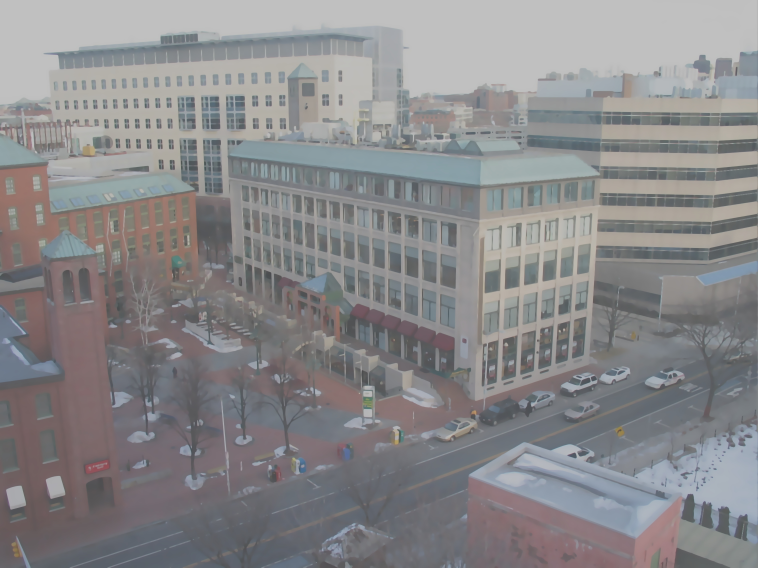
%> input picture low_contrast.jpg, 2272 x 1704 px (shown at 1/3 size)
$ octave main2.m   (GNU Octave 9; MATLAB toolbox functions it lacks are replaced by stand-ins)
%> lines starting %> are read from the running program, lines starting %| are printed output that depends on the picture
### hist2image.m

function out_RGB=hist2image(temp,M,N,b,w,alpha,I)
mu=alpha;

[Y,U,V] = rgb2yuv(I(:,:,1),I(:,:,2),I(:,:,3));
Yn = double(Y);
temp=0;

% extract an input histogram vector h
h = zeros(256,1);
for j=1:M
    for i=1:N
        temp = Yn(j,i) + 1;
        h(temp,1) = h(temp,1) + 1;
    end
end
clear temp
mu=[2];
m = LHM(h, mu);
% Convex optimization
D = inv(tril(ones(256,256)));
[y, ~, ~] = histmodification(m, h, 1); x = D\y;
% write output image
out_Y= zeros(M,N);
for j=1:M
    for i=1:N
        out_Y(j,i) = round(x(Yn(j,i)+1));
    end
end

out_RGB = yuv2rgb(uint8(out_Y),U,V);
mm=0.01*(b/2*w);
out_RGB=out_RGB*mm;

### rgb2yuv.m
function [ Y, U, V ] = rgb2yuv( R, G, B )

T = [0.2126 0.7152 0.0722; -0.1146 -0.3854 0.5; 0.5 -0.4542 -0.0468];

R = double(R);
G = double(G);
B = double(B);

Y = T(1,1) * R + T(1,2) * G + T(1,3) * B;
U = T(2,1) * R + T(2,2) * G + T(2,3) * B + 128;
V = T(3,1) * R + T(3,2) * G + T(3,3) * B + 128;

Y = uint8(round(Y));
U = uint8(round(U));
V = uint8(round(V));

end

### LHM.m
function m = LHM( h, mu )

% Implementation of the Log-based Histogram Modification.
%
% Parameters: (see the paper for details)
% h		: input histogram vector whose length is 255.
% mu	: determines strength of the modification. Typical values are from 5.0 to 5.5.
% m		: output modified histogram.

temp = max(h) * 10^(-mu);
denominator = max(h)*temp + 1;
numerator = h*temp + 1;

m = log(numerator) / log(denominator);
m = m/sum(m);		% m is normalized such that the sum of which is to be 1.


end

### histmodification.m
function [y, conv_y1, counter] = histmodification(m, h, beta, gamma, ismono, ini_y1)

if nargin < 4
    gamma = 2.2;
end
if nargin < 5
    ismono = 1;
end
if nargin < 6
    y1_tmp = -100.0;
else
    y1_tmp = ini_y1;
end

% default parameter setting
niter = 100;
toll = 5e-11;
ips = 1e-8;
L = length(h);

% for final y
y = zeros(L,1);

% how many iterations are there - log
counter = zeros(L-1,1);

m = m/sum(m) * (L-1);
alpha = beta/([0:L-1]*h);

for k = 1:L-1

    y(k,1) = 0;

    h_tmp = h(k+1:end,1);
    m_bar_tmp = m(k+1:end,1);   % m_bar_tmp = (L-1) * m_bar_tmp/sum(m_bar_tmp);

    y1 = zeros(niter, 1);
    f = zeros(niter, 1);

    if y1_tmp == -100.0
        y1(1,1) = m_bar_tmp(1,1);
        y1(2,1) = m_bar_tmp(1,1) - ips;
    else
        y1(1,1) = y1_tmp;
        y1(2,1) = y1_tmp - ips;
    end

    for n=3:niter
        f(n-2,1) = sum(calc_const(y1(n-2,1), h_tmp, m_bar_tmp, alpha, gamma, ismono)) - (L-1);
        f(n-1,1) = sum(calc_const(y1(n-1,1), h_tmp, m_bar_tmp, alpha, gamma, ismono)) - (L-1);

        y1(n,1) = y1(n-1,1) - ( (y1(n-1,1) - y1(n-2,1))/(f(n-1,1) - f(n-2,1)) * f(n-1,1) );

        % counter increment
        counter(k,1) = counter(k,1) + 1;

        if abs(y1(n,1) - y1(n-1,1)) < toll
            break
        end

    end

    if (y1(n,1) >= 0) || (ismono == 0)
        y(k+1:end,1) = calc_const(y1(n,1), h_tmp, m_bar_tmp, alpha, gamma, ismono);

        conv_y1 = y1(n,1);
        break
    end
end

end

% [21 lines left out: function calc_const, not called in this run]

### yuv2rgb.m
function rgb = yuv2rgb(Y,U,V)

Y = double(Y);
U = double(U) - 128;
V = double(V) - 128;

T = inv([0.2126 0.7152 0.0722; -0.1146 -0.3854 0.5; 0.5 -0.4542 -0.0468]);
rgb = zeros(size(Y,1),size(Y,2),3);

rgb(:,:,1) = T(1,1) * Y + T(1,2) * U + T(1,3) * V;
rgb(:,:,2) = T(2,1) * Y + T(2,2) * U + T(2,3) * V;
rgb(:,:,3) = T(3,1) * Y + T(3,2) * U + T(3,3) * V;
rgb = uint8(round(rgb));

end

### main2.m
% this is the code for the implementation Histogram modification

%step1: clear previous data
clc;
clear all;
close all;
addpath('support')

%Step2: select an image for contrast enhancemnet
I=uigetfile('*.*','select the source image');
%> the answer given: low_contrast.jpg
I=imread(I);
%> I is the input picture: size 1704x2272x3 uint8; mean R, G, B 137.3, 136.3, 138.1
I=imresize(I,[512 512]);
%> I: size 512x512x3 uint8
S=I;
[M1 N1 K]=size(I);
%> M1 = 512; N1 = 512; K = 3
figure,imshow(I);title('Original Image');
figure,imhist(I(:,:,1));title(['Histogram of Input']);
%-------------------------------------------------------
% step3: Apply Existing Histogram Equalization

outHE1=histeq(I(:,:,1));
outHE2=histeq(I(:,:,2));
outHE3=histeq(I(:,:,3));
outHE=cat(3,outHE1,outHE2,outHE3)/3;
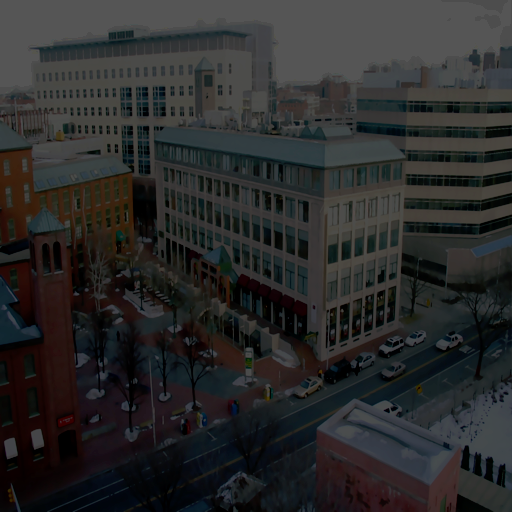
%> outHE: size 512x512x3 uint8; mean R, G, B 42.6, 42.7, 42.6
figure,imshow(outHE),title('Histogram Equalization')
figure,imhist(outHE(:,:,1));title(['Histogram of HE']);
%-------------------------------------------------------
%step4: Proposed Method Modified HE
b=20;
w=10;
alpha=2;
f=I;
% step5: Initialize variables
k = 0;
count = 0;
h = zeros(1, 256);
Threshold=128;

% Get the size of the image
[M, N] = size(f);
%> M = 512; N = 1536

%step6: Loop through each pixel in the image
% for modification
for m = 1:M
    for n = 1:N
        % Calculate k
        k = k + mod(f(m, n) - f(m, max(1, n - 2)), 256);

        % Check condition and update histogram
        if k + mod(f(m, n) - f(m, max(1, n - 2)), 256) > Threshold
            h(f(m, n) + 1) = h(f(m, n) + 1) + 1;
            count = count + 1;
        end
    end
end
%> after the loop, count = 766475; h = 256 values, max 54519 at index 193, min 0 at index 1, mean 2994; k = 255

% Normalize gk to get k*
k_star = k / 256;
%> k_star = 1

% Set a minimum value for u
umin = 0.001; % You can adjust this value

% Normalize count to get u
u = min(count / 256, umin);
%> u = 0.001

% step7:Loop through each bin in the histogram
for bin = 1:256
    % Check condition and update histogram
    if b < bin && bin < w
        h(bin) = (1 - k_star) * u + k_star * h(bin);
    else
        alpha = 1; % You can adjust this value
        h(bin) = (1 / (1 + alpha)) * ((1 - k_star) * u + k_star * h(bin));
    end
end
%> after the loop, alpha = 1; h = 256 values, max 128 at index 83, min 0 at index 1, mean 57.01

% step8:obtain image from modified histogram

out=hist2image(h,M1,N1,b,w,alpha,I);
%> in hist2image, `mu=alpha;`: mu = 1
%> in rgb2yuv, `G = double(G);`:
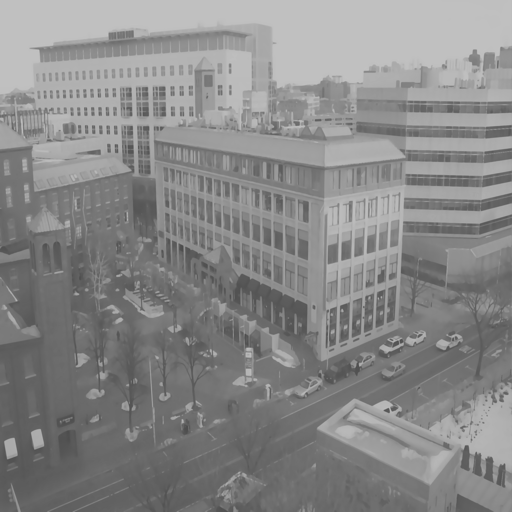
%> G: size 512x512 double; min 74, max 195, mean 136.3
%> in rgb2yuv, `U = T(2,1) * R + T(2,2) * G + T(2,3) * B + 128;`:
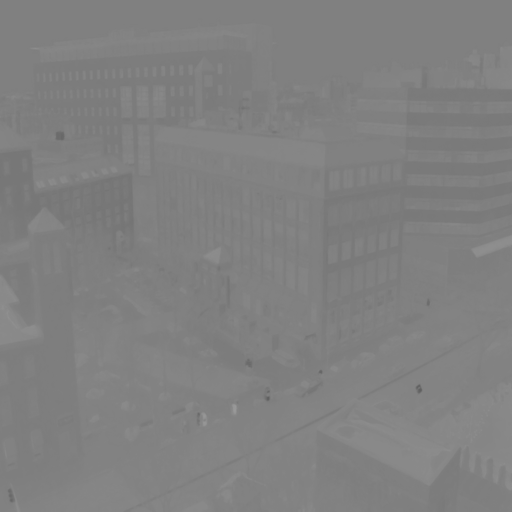
%> U: size 512x512 double; min 96.09, max 153.4, mean 128.8
%> after the loop in hist2image, `for j=1:M`: h = 256 values, max 24499 at index 193, min 0 at index 1, mean 1024
%> in LHM, `temp = max(h) * 10^(-mu);`: temp = 245
%> in LHM, `denominator = max(h)*temp + 1;`: denominator = 6002011
%> in LHM, `numerator = h*temp + 1;`: numerator = 256 values, max 6002011 at index 193, min 1 at index 1, mean 250870.8
%> in LHM, `m = log(numerator) / log(denominator);`: m = 256 values, max 1 at index 193, min 0 at index 1, mean 0.381
%> in LHM, `m = m/sum(m);`: m = 256 values, max 0.0103 at index 193, min 0 at index 1, mean 0.00391
%> in histmodification, `L = length(h);`: L = 256
%> in histmodification, `m = m/sum(m) * (L-1);`: m = 256 values, max 2.62 at index 193, min 0 at index 1, mean 0.996
%> in histmodification, `alpha = beta/([0:L-1]*h);`: alpha = 2.79e-08
%> the loop in histmodification, `for k = 1:L-1` made 75 passes
%> after the loop in histmodification, `for k = 1:L-1`: conv_y1 = 0.113; counter = 255 values, max 6 at index 1, min 0 at index 76, mean 1.76; f = 100 values, max 354.3 at index 1, min 0 at index 8, mean 7.21; y = 256 values, max 3.04 at index 193, min 0 at index 1, mean 0.996; y1 = 100 values, max 1.04 at index 1, min 0 at index 9, mean 0.0279
%> in hist2image, `x = D\y`: x = 256 values from 0 to 255
%> after the loop in hist2image, `for j=1:M`:
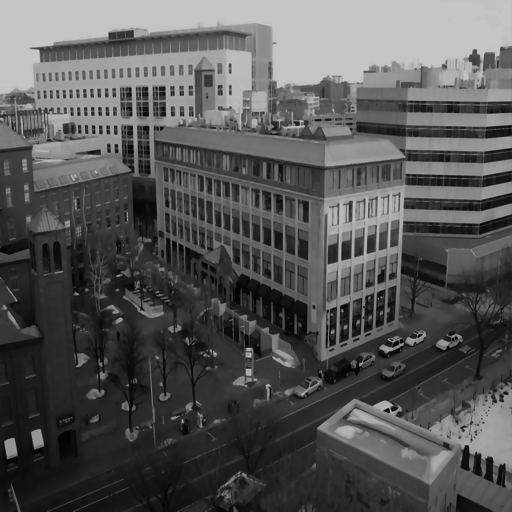
%> out_Y: size 512x512 double; min 0, max 204, mean 86.3
%> in yuv2rgb, `V = double(V) - 128;`:
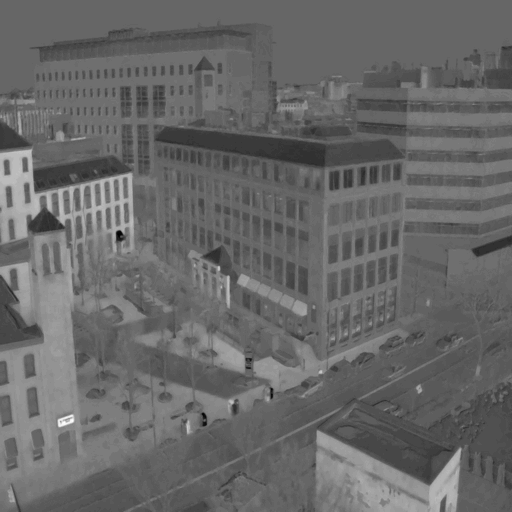
%> V: size 512x512 double; min -23, max 34, mean 0.3; drawn with min black and max white
%> in yuv2rgb, `rgb(:,:,3) = T(3,1) * Y + T(3,2) * U + T(3,3) * V;`:
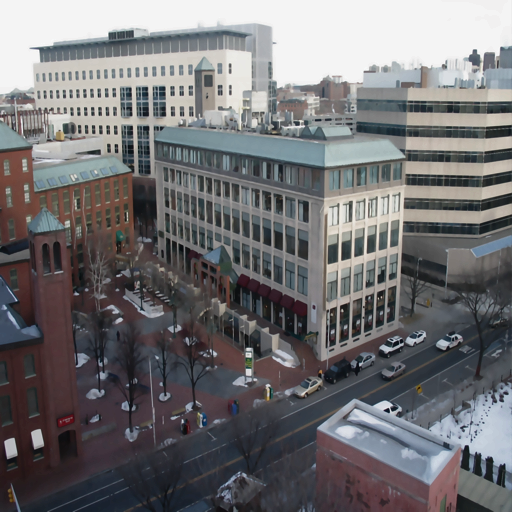
%> rgb: size 512x512x3 double; mean R, G, B 86.9, 86, 87.8; drawn with min black and max white
figure,imshow(out),title('Proposed Method Output')
figure,imhist(out(:,:,1));title(['Histogram of Proposed Method']);
%> after `title(['Histogram of Proposed Method'])`:
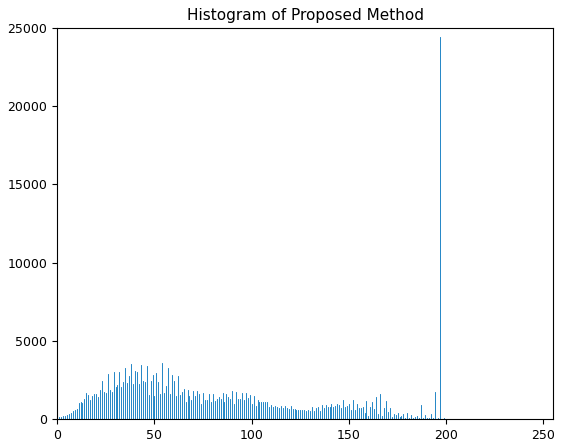
%> figure redrawn from the program's plot data; highest point at x = 197, y = 24407

% step9 : metrics calculation

% Convert images to grayscale if they are RGB
I = rgb2gray(I);
%> I: size 512x512 uint8
out = rgb2gray(out);
outHE=rgb2gray(outHE);
%> outHE: size 512x512 uint8

% Calculate AMBE (Absolute Mean Brightness Error)
ambe_HE = mean(mean(abs(double(I) - double(outHE))))
%> ambe_HE = 94.18
% Calculate Entropy (H) of low contrast image
entropyLowContrast = entropy(I)
%> entropyLowContrast = 6.37
% Calculate Entropy (H) of enhanced image
entropyEnhanced_HE = entropy(outHE)
%> entropyEnhanced_HE = 6.13

% parameters for proposed method

% Calculate AMBE (Absolute Mean Brightness Error)
ambe = mean(mean(abs(double(I) - double(out))))
%> ambe = 51.32
% Calculate Entropy (H) of low contrast image
entropyLowContrast = entropy(I)
% Calculate Entropy (H) of enhanced image
entropyEnhanced = entropy(out)
%> entropyEnhanced = 6.91
